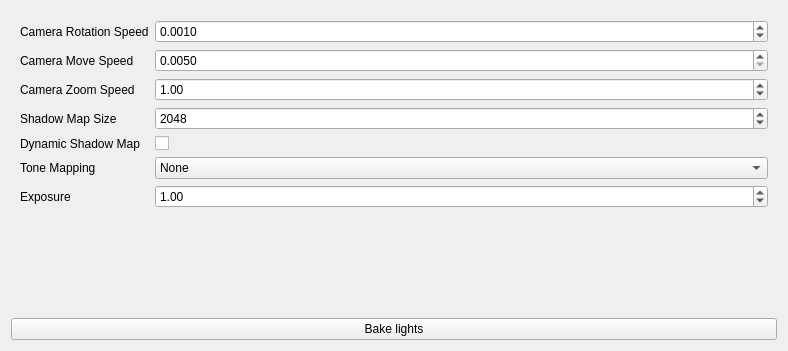
<?xml version="1.0" encoding="UTF-8"?>
<ui version="4.0">
 <class>ViewportSettingsWidget</class>
 <widget class="QWidget" name="ViewportSettingsWidget">
  <property name="geometry">
   <rect>
    <x>0</x>
    <y>0</y>
    <width>788</width>
    <height>351</height>
   </rect>
  </property>
  <property name="windowTitle">
   <string>Form</string>
  </property>
  <layout class="QVBoxLayout" name="verticalLayout">
   <item>
    <widget class="QWidget" name="widget" native="true">
     <layout class="QFormLayout" name="formLayout">
      <item row="0" column="1">
       <widget class="QDoubleSpinBox" name="cameraRotationSpeedSpinBox">
        <property name="decimals">
         <number>4</number>
        </property>
        <property name="minimum">
         <double>0.000100000000000</double>
        </property>
        <property name="maximum">
         <double>1.000000000000000</double>
        </property>
        <property name="singleStep">
         <double>0.001000000000000</double>
        </property>
        <property name="value">
         <double>0.001000000000000</double>
        </property>
       </widget>
      </item>
      <item row="1" column="0">
       <widget class="QLabel" name="cameraMoveSpeedLabel">
        <property name="text">
         <string>Camera Move Speed</string>
        </property>
       </widget>
      </item>
      <item row="1" column="1">
       <widget class="QDoubleSpinBox" name="cameraMoveSpeedSpinBox">
        <property name="decimals">
         <number>4</number>
        </property>
        <property name="minimum">
         <double>0.005000000000000</double>
        </property>
        <property name="maximum">
         <double>1.000000000000000</double>
        </property>
        <property name="singleStep">
         <double>0.001000000000000</double>
        </property>
       </widget>
      </item>
      <item row="2" column="0">
       <widget class="QLabel" name="cameraZoomSpeedLabel">
        <property name="text">
         <string>Camera Zoom Speed</string>
        </property>
       </widget>
      </item>
      <item row="2" column="1">
       <widget class="QDoubleSpinBox" name="cameraZoomSpeedSpinBox">
        <property name="minimum">
         <double>0.100000000000000</double>
        </property>
        <property name="maximum">
         <double>100.000000000000000</double>
        </property>
        <property name="value">
         <double>1.000000000000000</double>
        </property>
       </widget>
      </item>
      <item row="3" column="0">
       <widget class="QLabel" name="shadowMapSizeLabel">
        <property name="text">
         <string>Shadow Map Size</string>
        </property>
       </widget>
      </item>
      <item row="3" column="1">
       <widget class="QSpinBox" name="shadowMapSizeSpinBox">
        <property name="minimum">
         <number>256</number>
        </property>
        <property name="maximum">
         <number>4096</number>
        </property>
        <property name="singleStep">
         <number>256</number>
        </property>
        <property name="value">
         <number>2048</number>
        </property>
       </widget>
      </item>
      <item row="4" column="0">
       <widget class="QLabel" name="dynamicShadowMapLabel">
        <property name="text">
         <string>Dynamic Shadow Map</string>
        </property>
       </widget>
      </item>
      <item row="4" column="1">
       <widget class="QCheckBox" name="dynamicShadowMapCheckBox"/>
      </item>
      <item row="5" column="0">
       <widget class="QLabel" name="toneMappingLabel">
        <property name="text">
         <string>Tone Mapping</string>
        </property>
       </widget>
      </item>
      <item row="5" column="1">
       <widget class="QComboBox" name="toneMappingComboBox">
        <item>
         <property name="text">
          <string>None</string>
         </property>
        </item>
        <item>
         <property name="text">
          <string>Reinhard</string>
         </property>
        </item>
        <item>
         <property name="text">
          <string>Exposure</string>
         </property>
        </item>
       </widget>
      </item>
      <item row="6" column="0">
       <widget class="QLabel" name="exposureLabel">
        <property name="text">
         <string>Exposure</string>
        </property>
       </widget>
      </item>
      <item row="6" column="1">
       <widget class="QDoubleSpinBox" name="exposureSpinBox">
        <property name="maximum">
         <double>10.000000000000000</double>
        </property>
        <property name="singleStep">
         <double>0.100000000000000</double>
        </property>
        <property name="value">
         <double>1.000000000000000</double>
        </property>
       </widget>
      </item>
      <item row="0" column="0">
       <widget class="QLabel" name="cameraRotationSpeedLabel">
        <property name="text">
         <string>Camera Rotation Speed</string>
        </property>
       </widget>
      </item>
     </layout>
    </widget>
   </item>
   <item>
    <widget class="QPushButton" name="bakeLightButton">
     <property name="text">
      <string>Bake lights</string>
     </property>
    </widget>
   </item>
  </layout>
 </widget>
 <resources/>
 <connections/>
</ui>
